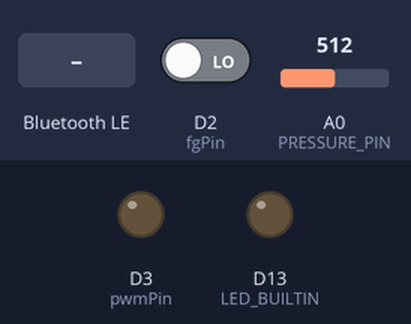
Simulated run of this sketch. Board: Arduino Nano 33 IoT. Parts: output pins drawn as LEDs (lit = HIGH). Inputs (shaded band) come from the test bench; at power-on: D2 (fgPin) LOW, A0 (PRESSURE_PIN) = 512 (analog values on the 0–1023 scale). Nothing arrives over Bluetooth unless stated; a phone connects over Bluetooth LE 3 s after start.

Above: at 3.8 s.
3.9 s: Bluetooth LE write "LED_ON" received
At 4.2 s:
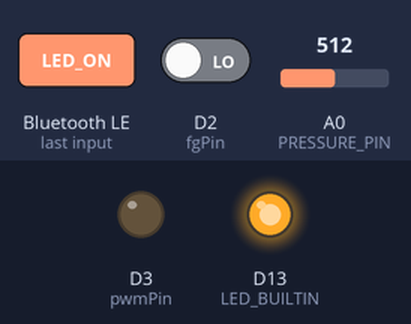
5.4 s: Bluetooth LE write "START" received
At 6.6 s:
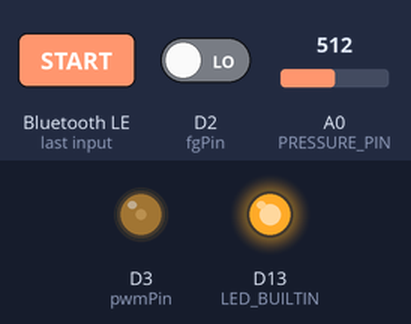
6.9 s: Bluetooth LE write "LED_OFF" received
At 7.8 s:
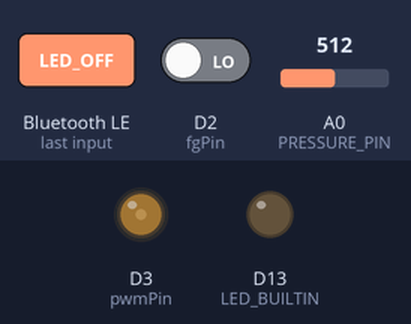
Timing chart, 0 to 9.9 s (numbered marks = the images above; inputs shaded):
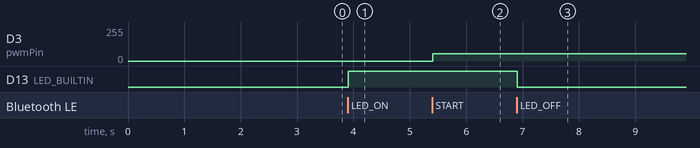

Measured:
- after the input at 3.9 s, D13 (LED_BUILTIN): LOW → HIGH at once
- after the input at 5.4 s, D3 (pwmPin): 0/255 → 55/255 at once
- after the input at 6.9 s, D13 (LED_BUILTIN): HIGH → LOW at once

The sketch:

dull.ino
```cpp
#define DEBUG 0

#if DEBUG
  #define DBG(x) Serial.print(x)
  #define DBGLN(x) Serial.println(x)
#else
  #define DBG(x)
  #define DBGLN(x)
#endif

#include <ArduinoBLE.h>

// =====================================================
// ================= PRESSURE SENSOR ===================
// =====================================================

#define PRESSURE_PIN A0

float pressure = 0;

const unsigned sensorMs = 10;
const unsigned bleSendMs = 200;

// =====================================================
// ==================== BLOWER =========================
// =====================================================

int pwmPin = 3;
int fgPin = 2;

volatile int pulseCount = 0;

int blowerPwm = 0;
int currentRPM = 0;

unsigned long lastRpmCheck = 0;

// =====================================================
// ==================== BLE UUID =======================
// =====================================================

BLEService cpapService(
  "cb24858f-399f-4498-85e8-fea9d383d54f"
);

BLEStringCharacteristic sensorCharacteristic(
  "5e9e214b-124c-434d-84e5-018dccd35df1",
  BLERead | BLENotify,
  120
);

BLEStringCharacteristic actionCharacteristic(
  "56debc28-acab-4184-8f86-1a9c887b220a",
  BLEWrite,
  50
);

// =====================================================

bool notifyEnabled = false;

unsigned long sensorPrev = 0;
unsigned long lastBleSend = 0;

// =====================================================
// ==================== INTERRUPT ======================
// =====================================================

void countPulse()
{
  pulseCount++;
}

// =====================================================
// ================= PRESSURE READ =====================
// =====================================================

void readPressure()
{
  int adc = analogRead(PRESSURE_PIN);

  float voltage =
    adc * 3.3 / 4095.0;

  // Chia áp 10k/20k
  float sensorVoltage =
    voltage * 1.5;

  pressure =
    ((sensorVoltage / 5.0) - 0.04) / 0.09;

  if (pressure < 0)
    pressure = 0;
}

// =====================================================
// ===================== RPM ===========================
// =====================================================

void readRPM()
{
  unsigned long now = millis();

  if (now - lastRpmCheck >= 1000)
  {
    lastRpmCheck = now;

    noInterrupts();

    int count = pulseCount;

    pulseCount = 0;

    interrupts();

    currentRPM = (count / 2) * 60;

    DBG("RPM: ");
    DBGLN(currentRPM);
  }
}

// =====================================================
// =================== BLOWER ==========================
// =====================================================

void setBlowerPWM(int pwm)
{
  pwm = constrain(pwm, 0, 255);

  blowerPwm = pwm;

  analogWrite(pwmPin, blowerPwm);

  DBG("PWM SET: ");
  DBGLN(blowerPwm);
}

// =====================================================
// ================= SEND BLE DATA =====================
// =====================================================

void sendBleData()
{
  if (!notifyEnabled)
    return;

  String sensorData =
    "{"
    "\"pressure\":" + String(pressure, 2) + "," +
    "\"rpm\":" + String(currentRPM) + "," +
    "\"pwm\":" + String(blowerPwm) +
    "}";

  bool success =
    sensorCharacteristic.writeValue(sensorData);

  if (success)
  {
    DBG("SEND: ");
    DBGLN(sensorData);
  }
}

// =====================================================
// ====================== SETUP ========================
// =====================================================

void setup()
{
#if DEBUG
  Serial.begin(115200);
  delay(1000);
#endif

  analogReadResolution(12);

  pinMode(PRESSURE_PIN, INPUT);

  pinMode(pwmPin, OUTPUT);

  pinMode(fgPin, INPUT);

  attachInterrupt(
    digitalPinToInterrupt(fgPin),
    countPulse,
    RISING
  );

  analogWrite(pwmPin, 0);

  pinMode(LED_BUILTIN, OUTPUT);

  if (!BLE.begin())
  {
    DBGLN("BLE FAILED");

    while (1);
  }

  BLE.setLocalName("SIPAP");
  BLE.setDeviceName("SIPAP");

  BLE.setAdvertisedService(cpapService);

  cpapService.addCharacteristic(
    sensorCharacteristic
  );

  cpapService.addCharacteristic(
    actionCharacteristic
  );

  BLE.addService(cpapService);

  sensorCharacteristic.writeValue("READY");

  BLE.advertise();

  DBGLN("BLE READY");
}

// =====================================================
// ======================= LOOP ========================
// =====================================================

void loop()
{
  BLEDevice central = BLE.central();

  if (central)
  {
    DBG("CONNECTED: ");
    DBGLN(central.address());

    while (central.connected())
    {
      BLE.poll();

      unsigned long now =
        millis();

      // Pressure

      if (now - sensorPrev >= sensorMs)
      {
        sensorPrev = now;

        readPressure();
      }

      // RPM

      readRPM();

      // Notify

      notifyEnabled =
        sensorCharacteristic.subscribed();

      if (notifyEnabled)
      {
        if (now - lastBleSend >= bleSendMs)
        {
          lastBleSend = now;

          sendBleData();
        }
      }

      // Commands

      if (actionCharacteristic.written())
      {
        String action =
          actionCharacteristic.value();

        DBGLN(action);

        if (action == "LED_ON")
        {
          digitalWrite(
            LED_BUILTIN,
            HIGH
          );
        }
        else if (action == "LED_OFF")
        {
          digitalWrite(
            LED_BUILTIN,
            LOW
          );
        }
        else if (action == "START")
        {
          setBlowerPWM(55);
        }
        else if (action == "STOP")
        {
          setBlowerPWM(0);
        }
        else if (
          action.startsWith("PWM:")
        )
        {
          int pwm =
            action.substring(4)
            .toInt();

          setBlowerPWM(pwm);
        }
      }

      delay(10);
    }

    DBGLN("DISCONNECTED");

    notifyEnabled = false;

    setBlowerPWM(0);
  }
}
```
